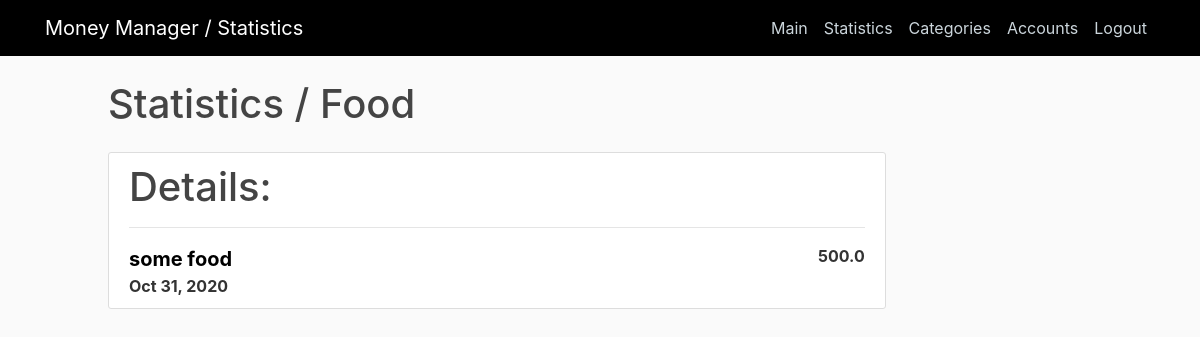
Page /statistics/Food (signed in) on the committed database.
### home/models.py (models this page shows, shortened)
class Item(models.Model):
    category= models.ForeignKey(Category, related_name="items", on_delete=models.CASCADE)
    account = models.ForeignKey(Account, on_delete=models.CASCADE)
    date = models.DateTimeField(default=timezone.now)
    value = models.FloatField()
    notes = models.TextField()

class Category(models.Model):
    category_type = models.ForeignKey(CategoryType, on_delete=models.CASCADE)
    name = models.CharField(max_length=50)

### home/views.py (the view)
# urls.py: path('statistics/<str:category_name>', views.category_statistics, name="statistics-category"),
@login_required
def category_statistics(request, category_name):
    category = Category.objects.filter(name = category_name).first()
    account = Account.objects.filter(user=request.user, active=True).first()
    context = {
        'title': "Statistics",
        'items': category.items.filter(account=account).order_by("-value")
     }
    return render(request, "home/item_statistics.html", context)

### home/templates/home/item_statistics.html (shortened to what this page needs)
{% extends "home/base.html" %}
{% block content %}
<h1 class="mb-4"> Statistics / {{ items.first.category.name }} </h1>
<div class="content-section">
    <h1 class="mb-3">Details:</h1>
    <hr>
    {% for item in items %}
        <div class="statistics-item font-weight-bold">
            <a href="{% url 'item-edit' item.id %}">{{ item.notes }}</a>
            <span class="float-right">{{ item.value }}</span>
            <br>
            <span> {{item.date|date:"M d, Y"}}</span>
        </div>
    {% endfor %}
</div>
{% endblock content %}

### home/static/home/main.css (style rules this page uses)
body { background: #fafafa; color: #333333; margin-top: 5rem; }
h1, h2, h3, h4, h5, h6 { color: #444444; }
.content-section { background: #ffffff; padding: 10px 20px; border: 1px solid #dddddd; border-radius: 3px; margin-bottom: 10px; }
.statistics-item a { font-size: 20px; color: black; text-decoration: none; }

### rows in the picture
Item: first.category.name "Food", notes "some food", value "500.0", date "Oct 31, 2020"

### other values in the picture
{{ title }} "Statistics"
